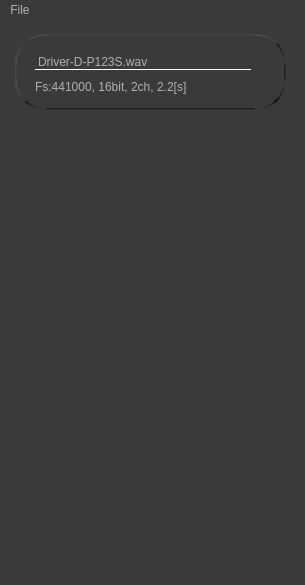
<?xml version="1.0" encoding="UTF-8"?>
<ui version="4.0">
 <class>MainWindow</class>
 <widget class="QMainWindow" name="MainWindow">
  <property name="windowModality">
   <enum>Qt::ApplicationModal</enum>
  </property>
  <property name="geometry">
   <rect>
    <x>0</x>
    <y>0</y>
    <width>305</width>
    <height>585</height>
   </rect>
  </property>
  <property name="minimumSize">
   <size>
    <width>305</width>
    <height>0</height>
   </size>
  </property>
  <property name="windowTitle">
   <string>MainWindow</string>
  </property>
  <property name="windowOpacity">
   <double>1.000000000000000</double>
  </property>
  <property name="autoFillBackground">
   <bool>false</bool>
  </property>
  <property name="styleSheet">
   <string notr="true">/*fisig_stylesheet_a1.css*/

/******* QWidget ********/

QWidget
{
    color: #b1b1b1;
    background-color:#3a3a3a;
   /* background-color:#191919;*/
}

QWidget:disabled
{
    color: #b1b1b1;
    background-color: #252525;
}

QAbstractScrollArea,QTableView
{
 border: 1px solid #222;
}


/************** QMainWindow *************/

QMainWindow::separator
{
    background-color: QLinearGradient(x1:0, y1:0, x2:0, y2:1, stop:0 #161616, stop: 0.5 #151515, stop: 0.6 #212121, stop:1 #343434);
    color: white;
    padding-left: 4px;
    border: 1px solid #4c4c4c;
    spacing: 2px; 
}

QMainWindow::separator:hover
{

    background-color: QLinearGradient(x1:0, y1:0, x2:0, y2:1, stop:0 #d7801a, stop:0.5 #b56c17 stop:1 #ffa02f);
    color: white;
    padding-left: 4px;
    border: 1px solid #6c6c6c;
    spacing: 3px; 
}


/************** QToolTip **************/

QToolTip
{
     border: 1px solid black;
     background-color: #000;
     padding: 1px;
     padding-left: 4px;
     padding-right: 4px;
     border-radius: 3px;
     color: white;
     opacity: 100;
}


/***************** QMenuBar *************/

QMenuBar::item
{
    background: transparent;
}

QMenuBar::item:selected
{
    background-color: #555555;
    color: #fff;
}

QMenuBar::item:pressed
{
    background: #444;
    border: 1px solid #000;
    background-color: QLinearGradient(
        x1:0, y1:0,
        x2:0, y2:1,
        stop:1 #212121,
        stop:0.4 #343434
    );
    margin-bottom:-1px;
    padding-bottom:1px;
}


/**************** QMenu **********/

QMenu
{
    border: 1px solid #000;
}

QMenu::item
{
    background-color: #3a3a3a;
    padding: 2px 20px 2px 20px;
    margin-left: 14px;
}

QMenu::item:selected
{
    color: #fff;
    background-color: #555555;
}

QMenu::separator
{
    height: 2px;
    background-color: QLinearGradient(x1:0, y1:0, x2:0, y2:1, stop:0 #161616, stop: 0.5 #151515, stop: 0.6 #212121, stop:1 #343434);
    color: white;
    padding-left: 4px;
    margin-left: 20px;
    margin-right: 5px;
}


/************* QAbstractItemView ***********/

QAbstractItemView
{
    background-color: #353535;
    alternate-background-color: #323232;
    outline: 0;
    height: 20px;
}


/************ QTreeView **********/

QTreeView::item:alternate,
QListView::item:alternate  {
     background-color: #323232;
 }

QTreeView::branch:has-siblings:!adjoins-item
{
    border-image: url(:/vline.png) 0;
}
QTreeView::branch:has-siblings:adjoins-item
{
    border-image: url(:/more.png) 0;
}
QTreeView::branch:!has-children:!has-siblings:adjoins-item
{
    border-image: url(:/end.png) 0;
}

QTreeView::branch:closed:has-children:has-siblings
{
    border-image: url(:/closed.png) 0;
}

QTreeView::branch:closed:has-children:!has-siblings
{
    border-image: url(:/closed_end.png) 0;
}

QTreeView::branch:open:has-children:!has-siblings
{
    border-image: url(:/open_end.png) 0;
}

QTreeView::branch:open:has-children:has-siblings
{
    border-image: url(:/open.png) 0;
}

/********************* QListView ************/

QListView::item,
QTreeView::item 
{
    color: rgb(220,220,220);
    border-color: rgba(0,0,0,0);
    border-width: 1px;
    border-style: solid;
}

QListView::item:selected,
QTreeView::item:selected
{
    background: #605132;
    border-color: #b98620;
 }

/*************** QTableView ********/

QHeaderView::section
{
   background-color: QLinearGradient( x1: 0, y1: 0, x2: 0, y2: 1, stop: 0 #393939, stop: 1 #272727);
   color: #b1b1b1;
   border: 1px solid #191919;
   border-top-width: 0px;
   border-left-width: 0px;
   padding-left: 10px;
   padding-right: 10px;
   padding-top: 3px;
   padding-bottom: 3px;

}
QTableView {
    alternate-background-color: #2e2e2e
}

QTableView::item:selected {
    background: #605132;
    border: 1px solid #b98620;

    color: rgb(220,220,220);
 }

  QTableView QTableCornerButton::section {
     background-color: QLinearGradient( x1: 0, y1: 0, x2: 0, y2: 1, stop: 0 #393939, stop: 1 #272727);
     border: 1px solid #191919;
     border-top-width: 0px;
     border-left-width: 0px;
 }


/*************** QlineEdit ************/

QLineEdit,QDateEdit,QDateTimeEdit,QSpinBox
{
    background-color: #000;
    padding: 1px;
    border-style: solid;
    border: 2px solid #2b2b2b;
    border-radius: 0;
    color:rgb(255,255,255);
    min-height: 18px;
    selection-background-color: rgb(185,134,32);
    selection-color: rgb(0,0,0);
}


/*************** QPushButton ***********/

QPushButton
{
    color: #b1b1b1;
    background-color: QLinearGradient( x1: 0, y1: 0, x2: 0, y2: 1, stop: 0 #535353, stop: 0.1 #515151, stop: 0.5 #474747, stop: 0.9 #3d3d3d, stop: 1 #3a3a3a);
    border: 2px solid #232323;
    border-top-width: 2px;
    border-left-width: 2px;
    border-top-color:  QLinearGradient( x1: 0, y1: 0, x2: 0, y2: 1, stop: 0 #101010, stop: 1 #818181);
    border-left-color:  QLinearGradient( x1: 0, y1: 0, x2: 1, y2: 0, stop: 0 #101010, stop: 1 #818181);
    border-radius: 0;
    padding: 3px;
    font-size: 12px;
    padding-left: 10px;
    padding-right: 10px;
}


QPushButton:disabled
{
    background-color:   #424242;
    border: 2px solid #313131;
    border-top-width: 2px;
    border-left-width: 2px;
    border-top-color:  QLinearGradient( x1: 0, y1: 0, x2: 0, y2: 1, stop: 0 #151515, stop: 1 #777777);
    border-left-color:  QLinearGradient( x1: 0, y1: 0, x2: 1, y2: 0, stop: 0 #151515, stop: 1 #777777);
    color: #777;
}

QPushButton:checked
{   
    border-color: #000;
    background-color: #2d2d2d;
    color: #cacaca;
    border-width: 1px;
}

 QPushButton:hover
{   
    background-color: QLinearGradient( x1: 0, y1: 0, x2: 0, y2: 1, stop: 0 #606060, stop: 0.1 #585858, stop: 0.5 #545454, stop: 0.9 #3d3d3d, stop: 1 #3a3a3a);

}
QPushButton:pressed
{
    background-color: #af8021;
    color: #fff;
}


/*********** QScrollBar ***************/

QScrollBar:horizontal {
     border: 1px solid #222222;
     background: #222;
     height: 15px;
     margin: 0px 14px 0 14px;
}
QScrollBar:vertical
{
      border: 1px solid #222222;
      background: #222;
      width: 15px;
      margin: 14px 0 14px 0;
      border: 1px solid #222222;
}

QScrollBar::handle:vertical
{
    background:  QLinearGradient( x1: 0, y1: 0, x2: 1, y2: 0, stop: 0 #535353, stop: 0.1 #515151, stop: 0.5 #474747, stop: 0.9 #3d3d3d, stop: 1 #3a3a3a);
    min-height: 20px;
    border-radius: 0px;
    border: 1px solid #222222;
    border-left-width: 0px;
    border-right-width: 0px;
}
QScrollBar::handle:horizontal
{
      background:  QLinearGradient( x1: 0, y1: 0, x2: 0, y2: 1, stop: 0 #535353, stop: 0.1 #515151, stop: 0.5 #474747, stop: 0.9 #3d3d3d, stop: 1 #3a3a3a);
    min-height: 20px;
    border-radius: 0px;
    border: 1px solid #222222;
    border-top-width: 0px;
    border-bottom-width: 0px;
}


QScrollBar::add-line:horizontal, QScrollBar::sub-line:horizontal 
{
      border: 1px solid #1b1b19;
      border-radius: 0px;
      background:QLinearGradient( x1: 0, y1: 0, x2: 0, y2: 1, stop: 0 #535353, stop: 0.1 #515151, stop: 0.5 #474747, stop: 0.9 #3d3d3d, stop: 1 #3a3a3a);
      width: 14px;
      subcontrol-origin: margin;
}
QScrollBar::add-line:vertical, QScrollBar::sub-line:vertical
{
      border: 1px solid #1b1b19;
      border-radius: 1px;
      background: QLinearGradient( x1: 0, y1: 0, x2: 1, y2: 0, stop: 0 #535353, stop: 0.1 #515151, stop: 0.5 #474747, stop: 0.9 #3d3d3d, stop: 1 #3a3a3a);
      height: 14px;
      subcontrol-origin: margin;
}
QScrollBar::add-line:horizontal:pressed, QScrollBar::sub-line:horizontal:pressed ,
QScrollBar::add-line:vertical:pressed, QScrollBar::sub-line:vertical:pressed
{
      background:  #5b5a5a;
}

QScrollBar::sub-line:vertical
{
      subcontrol-position: top;
}
QScrollBar::add-line:vertical
{
      subcontrol-position: bottom;
}

QScrollBar::sub-line:horizontal 
{
     subcontrol-position: left;
}
QScrollBar::add-line:horizontal
{
      subcontrol-position: right;
}

QScrollBar::add-page:horizontal, QScrollBar::sub-page:horizontal
{
      background: none;
}

QScrollBar::up-arrow:vertical
{
     border-image: url(:/arrow_up.png) 1;
}
QScrollBar::down-arrow:vertical
{
     border-image: url(:/arrow_down.png) 1;
}
QScrollBar::right-arrow:horizontal
{
     border-image: url(:/arrow_right.png) 1;
}
QScrollBar::left-arrow:horizontal
{
     border-image: url(:/arrow_left.png) 1;
}


QScrollBar::add-page:vertical, QScrollBar::sub-page:vertical
{
      background: none;
}

/********* QSlider **************/

QSlider::groove:horizontal {
    border: 1px solid #000;
    background: #000;
    height: 3px;
    border-radius: 0px;
}

QSlider::sub-page:horizontal {
    background:  #404040;
    border: 1px solid #000;
    height: 10px;
    border-radius: 0px;
}


QSlider::add-page:horizontal {
    background: #626262;
    border: 1px solid #000;
    height: 10px;
    border-radius: 0px;
}


QSlider::handle:horizontal {
background: qlineargradient(x1:0, y1:0, x2:1, y2:1,   stop:0 #696969, stop:1 #505050);
border: 1px solid #000;
width: 5px;
margin-top: -8px;
margin-bottom: -8px;
border-radius: 0px;
}

QSlider::hover
{
    background: #3f3f3f;	
}

QSlider::groove:vertical {
border: 1px solid #ffaa00;
background: #ffaa00;
width: 3px;
border-radius: 0px;
}


QSlider::add-page:vertical {
background: qlineargradient(x1: 0, y1: 0,    x2: 0, y2: 1,   stop: 0 #ffaa00, stop: 1 #ffaa00);
background:#404040;
border: 1px solid #000;
width: 8px;
border-radius: 0px;
}

QSlider::sub-page:vertical {
background: #626262;
border: 1px solid #000;
width: 8px;
border-radius: 0px;
}


QSlider::handle:vertical {
background: qlineargradient(x1:0, y1:0, x2:1, y2:1,   stop:0 #696969, stop:1 #505050);
border: 1px solid #000;
height: 5px;
margin-left: -8px;
margin-right: -8px;
border-radius: 0px;
}

/* disabled */

QSlider::sub-page:disabled, QSlider::add-page:disabled 
{
border-color: #3a3a3a;
background: #414141;
border-radius: 0px;
}
QSlider::handle:disabled {
background: #3a3a3a;
border: 1px solid #242424;

}

QSlider::disabled {
background: #3a3a3a;
}


/********* QProgressBar ***********/
QProgressBar
{
    border: 1px solid #6d6c6c;
    border-radius: 0px;
    
    text-align: center;
    background:#262626;
    color: gray;
    border-bottom: 1px #545353;
}

QProgressBar::chunk
{
    background-color: QLinearGradient( x1: 0, y1: 0, x2: 0, y2: 1, 
	stop: 0 #f0d66e,
	stop: 0.09 #f0d66e,
	stop: 0.1 #ecdfa8, 
	stop: 0.7 #d9a933, 
	stop: 0.91 #b88822);

}


/************ QComboBox ************/

QComboBox
{
    selection-background-color: #ffaa00;
    background-color: QLinearGradient( x1: 0, y1: 0, x2: 0, y2: 1, stop: 0 #515151,  stop: 0.5 #484848, stop: 1 #3d3d3d);
    border-style: solid;
    border: 1px solid #000;
    border-radius: 0;
    padding-left: 9px;
    min-height: 20px;
    font: 10pt;

}

QComboBox:hover
{
    background-color: QLinearGradient( x1: 0, y1: 0, x2: 0, y2: 1, stop: 0 #555555,  stop: 0.5 #4d4d4d, stop: 1 #414141);
   /* font: 14pt;*/
}

QComboBox:on
{
    background-color: #b98620;
    color:#fff;
    selection-background-color: #494949;
}

QComboBox::drop-down
{
     subcontrol-origin: padding;
     subcontrol-position: top right;
     width: 25px;
     background-color:QLinearGradient( x1: 0, y1: 0, x2: 0, y2: 1, stop: 0 #3d3d3d,  stop: 1 #282828);
     border-width: 0px;
 }

QComboBox::down-arrow
{
    image: url(:/arrow_up_down.png);
}

QComboBox QAbstractItemView
{
    background-color: #3a3a3a;
    border-radius: 0px;
    border: 1px solid #101010;
    border-top-color:  #818181;
    border-left-color: #818181;
    selection-background-color: #606060;
    padding: 2px;

}

QComboBox QAbstractItemView::item 
{
    margin-top: 3px;
}

QListView#comboListView {
    background: rgb(80, 80, 80);
    color: rgb(220, 220, 220);
    min-height: 90px;
    margin: 0 0 0 0;
}

QListView#comboListView::item {
    background-color: rgb(80, 80, 80);
}

QListView#comboListView::item:hover {
    background-color: rgb(95, 95, 95);
}



/************ QCheckBox *********/

QCheckBox::indicator:unchecked {
    background:black;
    image: url(:/cb_unchecked_d.png);
}
QCheckBox::indicator:checked {
    image: url(:/cb_checked_d.png);
}
QCheckBox::indicator:unchecked:disabled {
    background:black;
    image: url(:/cb_unchecked_dis_d.png);
}
QCheckBox::indicator:checked:disabled {
    image: url(:/cb_checked_dis_d.png);
}


/****** QRadioButton ***********/

QRadioButton::indicator:unchecked 
{
    image: url(:/rb_unchecked_d.png);
}

QRadioButton::indicator:checked 
{
    image: url(:/rb_checked_d.png);
}

QRadioButton::indicator:unchecked:disabled
{
    image: url(:/rb_unchecked_dis_d.png);
}

QRadioButton::indicator:checked:disabled
{
    image: url(:/rb_checked_dis_d.png);
}


/****** QTabWidget *************/


QTabWidget::pane  { 
    border: 1px solid #111111;
    margin-top:-1px; /* hide line under selected tab*/

}

QTabWidget::tab-bar  {
    left: 0px; /* move to the right by 5px */
}
 
QTabBar::tab  {
    border: 1px solid #111;
    border-radius: 0px;
    min-width: 15ex;
    padding-left: 3px;
    padding-right: 5px;
    padding-top: 3px;
    padding-bottom: 2px;
    background-color:QLinearGradient( x1: 0, y1: 0, x2: 0, y2: 1, stop: 0 #313131,  stop: 1 #252525);
     
}

QTabBar::tab:selected  {
    border-bottom: 0px;
    background-color:QLinearGradient( x1: 0, y1: 0, x2: 0, y2: 1, stop: 0 #4b4b4b,  stop: 1 #3a3a3a)
}

 
QTabBar::tab:only-one  {
    margin: 0;
}



/************** QGroupBox *************/
 QGroupBox {
    border-left-color:QLinearGradient( x1: 0, y1: 0, x2: 1, y2: 0, stop: 0 #4b4b4b,  stop: 1 #3a3a3a);
    border-right-color:QLinearGradient( x1: 0, y1: 0, x2: 1, y2: 0, stop: 0 #111,  stop: 1 #3a3a3a);
    border-top-color:QLinearGradient( x1: 0, y1: 0, x2: 0, y2:1, stop: 0 #4b4b4b,  stop: 1 #3a3a3a);
    border-bottom-color:QLinearGradient( x1: 0, y1: 0, x2: 0, y2: 1, stop: 0 #111,  stop: 1 #3a3a3a);
    border-width: 2px; 
    border-style: solid; 
    border-radius: 0px;
    padding-top: 10px;
}
QGroupBox::title { 
    background-color: transparent;
     subcontrol-position: top left;
     padding:4 10px;
 } 


/************************ QSpinBox *******************/
/*,QDoubleSpinBox*/

QSpinBox::up-button, QDoubleSpinBox::up-button, QTimeEdit::up-button  {
    /*background:QLinearGradient( x1: 0, y1: 0, x2: 0, y2: 1, stop: 0 #535353, stop: 1 #3a3a3a);*/
    subcontrol-origin: border;
    subcontrol-position: top right;
    width: 16px;
    /*border: 1px solid #333;*/
} 
QSpinBox::down-button, QDoubleSpinBox::down-button,  QTimeEdit::down-button{
   /* background:QLinearGradient( x1: 0, y1: 0, x2: 0, y2: 1, stop: 0 #535353, stop: 1 #3a3a3a);*/
    subcontrol-origin: border;
    subcontrol-position: bottom right;
    width: 16px;
   /* border: 1px solid #333;*/
}

QSpinBox::down-button,QDoubleSpinBox::down-button,  QTimeEdit::down-button,
QSpinBox::up-button, QDoubleSpinBox::up-button,QTimeEdit::up-button 
{
    color: #b1b1b1;
    background-color: QLinearGradient( x1: 0, y1: 0, x2: 0, y2: 1, stop: 0 #535353, stop: 0.1 #515151, stop: 0.5 #474747, stop: 0.9 #3d3d3d, stop: 1 #3a3a3a);
    border: 2px solid #232323;
    border-top-width: 2px;
    border-left-width: 2px;
    border-top-color:  QLinearGradient( x1: 0, y1: 0, x2: 0, y2: 1, stop: 0 #101010, stop: 1 #818181);
    border-left-color:  QLinearGradient( x1: 0, y1: 0, x2: 1, y2: 0, stop: 0 #101010, stop: 1 #818181);
    border-radius: 0;

}


QSpinBox::up-button:pressed, QDoubleSpinBox::up-button:pressed, QSpinBox::down-button:pressed,
QTimeEdit::up-button:pressed ,QDoubleSpinBox::up-button:pressed , QTimeEdit::down-button:pressed 
{
    background-color: #828282;
}

QSpinBox::up-button, QDoubleSpinBox::up-button  {
    image: url(:/spin_up.png);
}

QSpinBox::down-button, QDoubleSpinBox::down-button  {
    image: url(:/spin_down.png);
}


QPlainTextEdit, QTextEdit {
    background: #000;
    color: white;
}
QTextBrowser {
   background-color:#3a3a3a;
}
QTabBar::close-button {
     image: url(:/tab_close.png);
     subcontrol-position: right;
 }
QTabBar::close-button:hover {
     image: url(:/tab_close_hover.png);
 }</string>
  </property>
  <property name="inputMethodHints">
   <set>Qt::ImhHiddenText</set>
  </property>
  <property name="toolButtonStyle">
   <enum>Qt::ToolButtonTextOnly</enum>
  </property>
  <property name="animated">
   <bool>false</bool>
  </property>
  <property name="tabShape">
   <enum>QTabWidget::Triangular</enum>
  </property>
  <property name="dockNestingEnabled">
   <bool>true</bool>
  </property>
  <property name="unifiedTitleAndToolBarOnMac">
   <bool>true</bool>
  </property>
  <widget class="QWidget" name="centralwidget">
   <widget class="QGroupBox" name="groupBox_2">
    <property name="geometry">
     <rect>
      <x>15</x>
      <y>15</y>
      <width>271</width>
      <height>76</height>
     </rect>
    </property>
    <property name="styleSheet">
     <string notr="true">border-radius:30px;




background-color: qlineargradient(spread:pad, x1:0, y1:0, x2:1, y2:0, 
stop:0 rgba(0, 0, 0, 255), 
stop:1 rgba(32, 32, 32, 255))</string>
    </property>
    <property name="title">
     <string/>
    </property>
    <widget class="QLabel" name="label_2">
     <property name="geometry">
      <rect>
       <x>20</x>
       <y>20</y>
       <width>216</width>
       <height>16</height>
      </rect>
     </property>
     <property name="styleSheet">
      <string notr="true">border:0px solid #FFF;
border-bottom-color:#FFF;
border-bottom-width:1px;
background-color:rgba(0,0,0,0);


</string>
     </property>
     <property name="text">
      <string>Driver-D-P123S.wav</string>
     </property>
    </widget>
    <widget class="QLabel" name="label_3">
     <property name="geometry">
      <rect>
       <x>20</x>
       <y>45</y>
       <width>216</width>
       <height>16</height>
      </rect>
     </property>
     <property name="styleSheet">
      <string notr="true">background-color:rgba(0,0,0,0);</string>
     </property>
     <property name="text">
      <string>Fs:441000, 16bit, 2ch, 2.2[s]</string>
     </property>
    </widget>
   </widget>
  </widget>
  <widget class="QMenuBar" name="menubar">
   <property name="geometry">
    <rect>
     <x>0</x>
     <y>0</y>
     <width>305</width>
     <height>24</height>
    </rect>
   </property>
   <widget class="QMenu" name="menuFIle">
    <property name="title">
     <string>File</string>
    </property>
    <addaction name="actionOpen"/>
    <addaction name="actionAdd"/>
    <addaction name="actionClose"/>
    <addaction name="actionQuit"/>
   </widget>
   <addaction name="menuFIle"/>
  </widget>
  <widget class="QStatusBar" name="statusbar"/>
  <action name="actionOpen">
   <property name="text">
    <string>Open</string>
   </property>
  </action>
  <action name="actionAdd">
   <property name="text">
    <string>Add</string>
   </property>
  </action>
  <action name="actionClose">
   <property name="text">
    <string>Close</string>
   </property>
  </action>
  <action name="actionQuit">
   <property name="text">
    <string>Quit</string>
   </property>
  </action>
 </widget>
 <layoutdefault spacing="6" margin="9"/>
 <resources/>
 <connections/>
</ui>
